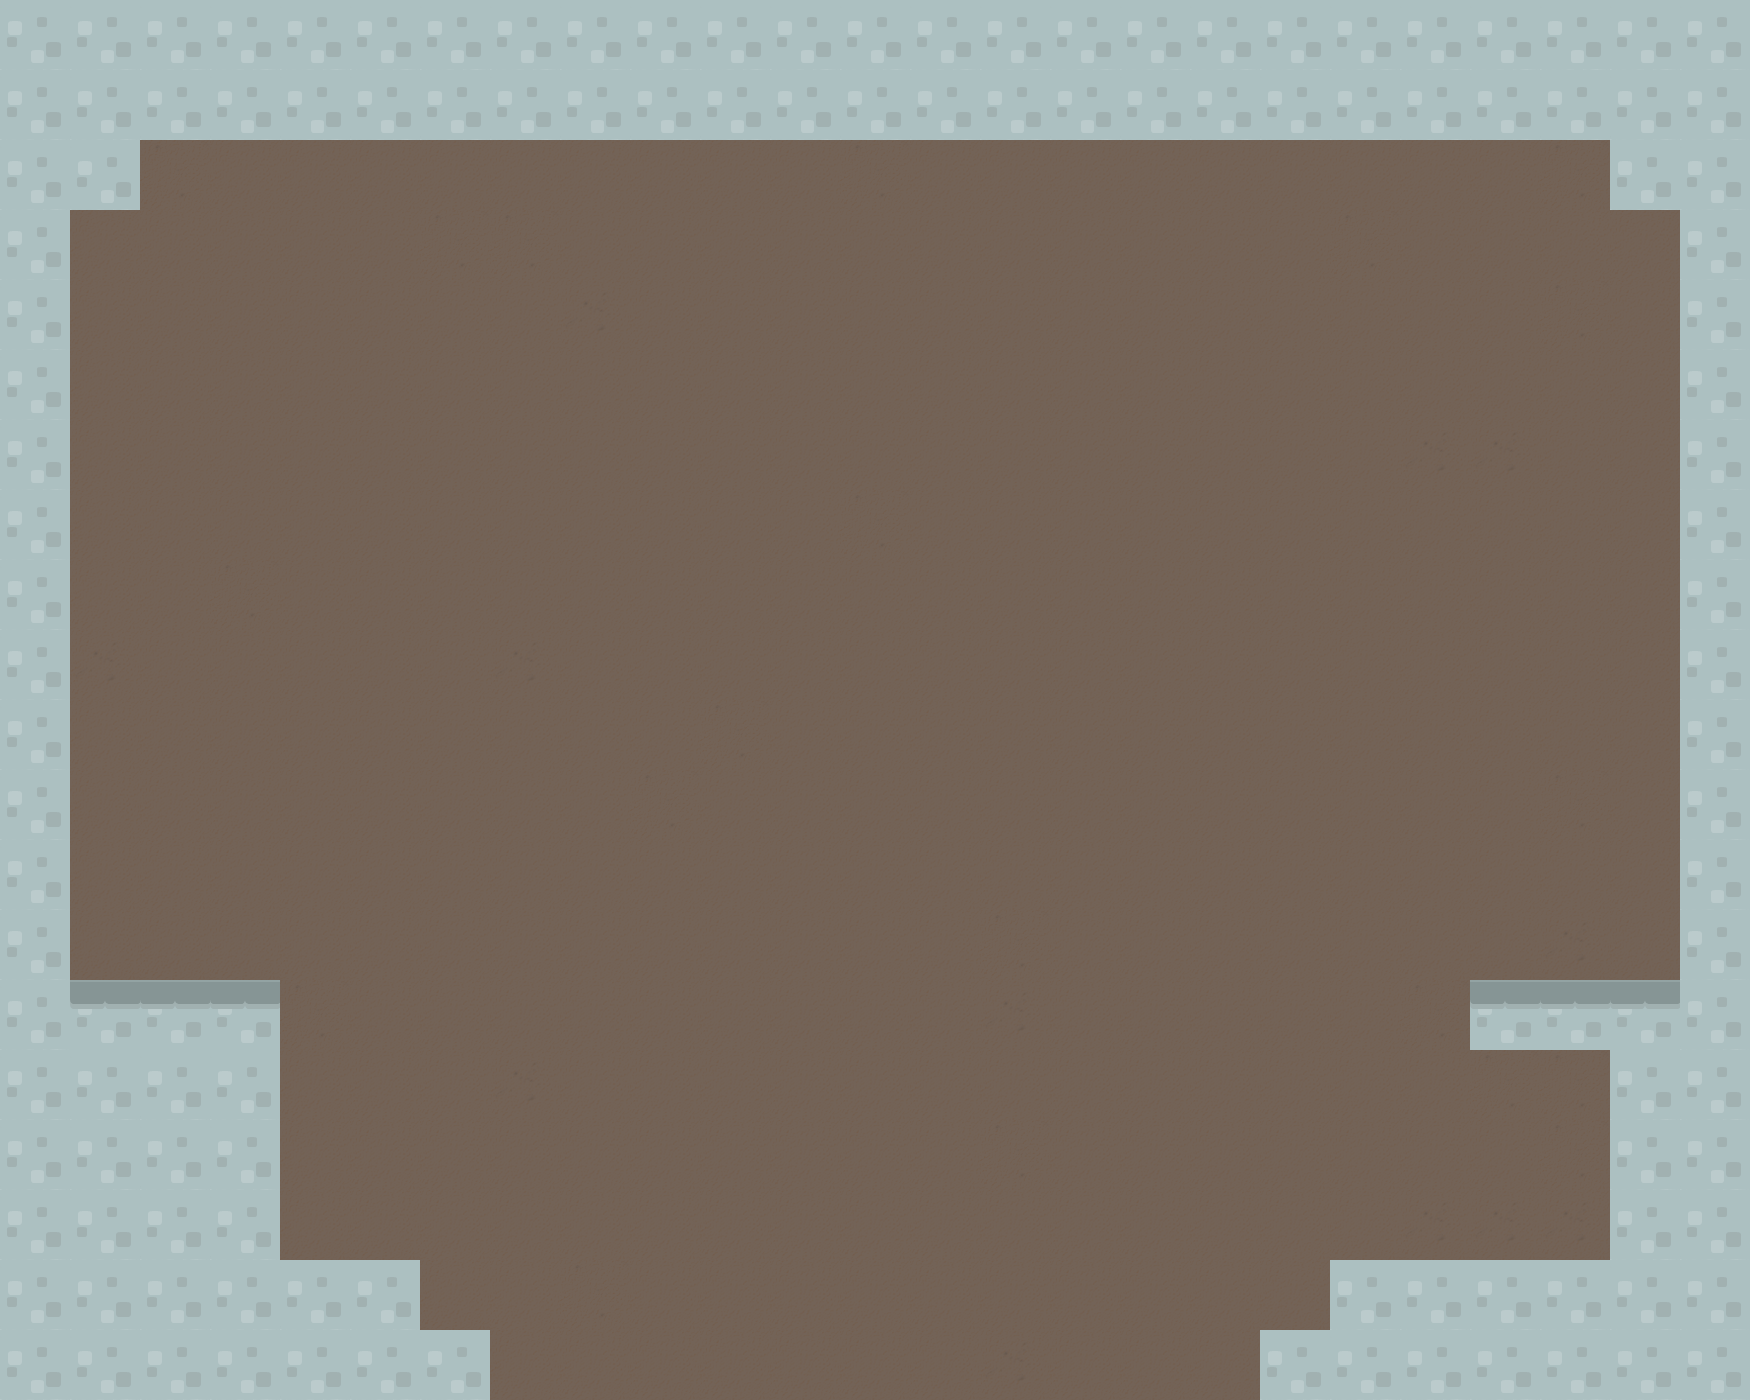

This is a level from a 2D game, rendered from its Tiled map with the project's own tilesets. A one-line summary and the map file follow, with tile-layer data summarised:
An orthogonal 25x20 tile map with 70x70 px tiles, 2 tile layers (Background, Collision).

<map version="1.0" orientation="orthogonal" width="25" height="20" tilewidth="70" tileheight="70">
 <tileset firstgid="1" name="calque" tilewidth="70" tileheight="70">
  <image source="../images/tiles_map.png" width="700" height="140" />
 </tileset>
 <layer name="Background" width="25" height="20">
  <data>[500 cells, 500 non-empty, 4 distinct tile ids]</data>
 </layer>
 <layer name="Collision" width="25" height="20">
  <data>[500 cells, 97 non-empty, 2 distinct tile ids]</data>
 </layer>
</map>
